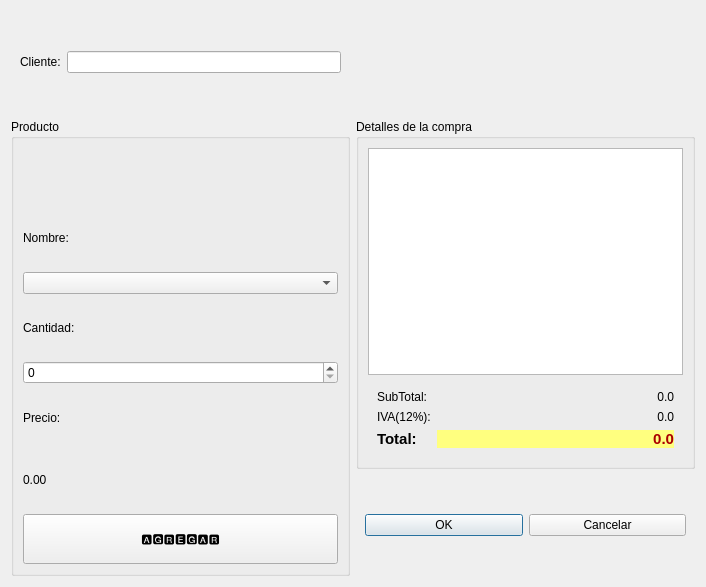
<?xml version="1.0" encoding="UTF-8"?>
<ui version="4.0">
 <class>snacks</class>
 <widget class="QDialog" name="snacks">
  <property name="geometry">
   <rect>
    <x>0</x>
    <y>0</y>
    <width>706</width>
    <height>587</height>
   </rect>
  </property>
  <property name="windowTitle">
   <string>Dialog</string>
  </property>
  <layout class="QGridLayout" name="gridLayout_2">
   <item row="2" column="1">
    <widget class="QWidget" name="widget_3" native="true">
     <layout class="QHBoxLayout" name="horizontalLayout_2">
      <item>
       <widget class="QPushButton" name="btnOk">
        <property name="text">
         <string>OK</string>
        </property>
       </widget>
      </item>
      <item>
       <widget class="QPushButton" name="btnCancelar">
        <property name="text">
         <string>Cancelar</string>
        </property>
       </widget>
      </item>
     </layout>
    </widget>
   </item>
   <item row="1" column="1">
    <widget class="QGroupBox" name="groupBox_3">
     <property name="maximumSize">
      <size>
       <width>16777215</width>
       <height>350</height>
      </size>
     </property>
     <property name="title">
      <string>Detalles de la compra</string>
     </property>
     <layout class="QGridLayout" name="gridLayout_3">
      <item row="0" column="0">
       <widget class="QTableWidget" name="outDetalle">
        <property name="maximumSize">
         <size>
          <width>16777215</width>
          <height>16777215</height>
         </size>
        </property>
       </widget>
      </item>
      <item row="1" column="0">
       <widget class="QWidget" name="widget_4" native="true">
        <layout class="QFormLayout" name="formLayout_3">
         <item row="0" column="0">
          <widget class="QLabel" name="label_10">
           <property name="text">
            <string>SubTotal:</string>
           </property>
          </widget>
         </item>
         <item row="0" column="1">
          <widget class="QLabel" name="outSubtotal">
           <property name="minimumSize">
            <size>
             <width>100</width>
             <height>0</height>
            </size>
           </property>
           <property name="text">
            <string>0.0</string>
           </property>
           <property name="alignment">
            <set>Qt::AlignRight|Qt::AlignTrailing|Qt::AlignVCenter</set>
           </property>
          </widget>
         </item>
         <item row="1" column="0">
          <widget class="QLabel" name="label_11">
           <property name="text">
            <string>IVA(12%):</string>
           </property>
          </widget>
         </item>
         <item row="1" column="1">
          <widget class="QLabel" name="outIva">
           <property name="minimumSize">
            <size>
             <width>100</width>
             <height>0</height>
            </size>
           </property>
           <property name="text">
            <string>0.0</string>
           </property>
           <property name="alignment">
            <set>Qt::AlignRight|Qt::AlignTrailing|Qt::AlignVCenter</set>
           </property>
          </widget>
         </item>
         <item row="2" column="0">
          <widget class="QLabel" name="label_12">
           <property name="font">
            <font>
             <pointsize>11</pointsize>
             <bold>true</bold>
            </font>
           </property>
           <property name="text">
            <string>Total:</string>
           </property>
          </widget>
         </item>
         <item row="2" column="1">
          <widget class="QLabel" name="outTotal">
           <property name="minimumSize">
            <size>
             <width>100</width>
             <height>0</height>
            </size>
           </property>
           <property name="font">
            <font>
             <pointsize>11</pointsize>
             <bold>true</bold>
            </font>
           </property>
           <property name="styleSheet">
            <string notr="true">background-color: rgb(255, 255, 127);
color: rgb(170, 0, 0);</string>
           </property>
           <property name="text">
            <string>0.0</string>
           </property>
           <property name="alignment">
            <set>Qt::AlignRight|Qt::AlignTrailing|Qt::AlignVCenter</set>
           </property>
          </widget>
         </item>
        </layout>
       </widget>
      </item>
     </layout>
    </widget>
   </item>
   <item row="1" column="0" rowspan="2">
    <widget class="QGroupBox" name="groupBox_2">
     <property name="title">
      <string>Producto</string>
     </property>
     <layout class="QGridLayout" name="gridLayout">
      <item row="5" column="0">
       <widget class="QLabel" name="label_8">
        <property name="text">
         <string>Precio:</string>
        </property>
       </widget>
      </item>
      <item row="0" column="0">
       <widget class="QLabel" name="outImagen">
        <property name="enabled">
         <bool>false</bool>
        </property>
        <property name="text">
         <string/>
        </property>
       </widget>
      </item>
      <item row="1" column="0">
       <widget class="QLabel" name="label_6">
        <property name="text">
         <string>Nombre:</string>
        </property>
       </widget>
      </item>
      <item row="6" column="0">
       <widget class="QLabel" name="outPrecio">
        <property name="text">
         <string>0.00</string>
        </property>
       </widget>
      </item>
      <item row="2" column="0">
       <widget class="QComboBox" name="inProducto"/>
      </item>
      <item row="7" column="0">
       <widget class="QPushButton" name="btnAgregar">
        <property name="minimumSize">
         <size>
          <width>0</width>
          <height>50</height>
         </size>
        </property>
        <property name="maximumSize">
         <size>
          <width>16777215</width>
          <height>16777215</height>
         </size>
        </property>
        <property name="text">
         <string>🅰🅶🆁🅴🅶🅰🆁</string>
        </property>
        <property name="icon">
         <iconset>
          <normaloff>:/Recursos/carrito-de-compras.png</normaloff>:/Recursos/carrito-de-compras.png</iconset>
        </property>
       </widget>
      </item>
      <item row="4" column="0">
       <widget class="QSpinBox" name="inCantidad"/>
      </item>
      <item row="3" column="0">
       <widget class="QLabel" name="label_7">
        <property name="text">
         <string>Cantidad:</string>
        </property>
       </widget>
      </item>
     </layout>
    </widget>
   </item>
   <item row="0" column="0">
    <widget class="QWidget" name="widget" native="true">
     <layout class="QHBoxLayout" name="horizontalLayout">
      <item>
       <widget class="QLabel" name="label">
        <property name="text">
         <string>Cliente:</string>
        </property>
       </widget>
      </item>
      <item>
       <widget class="QLineEdit" name="inCliente"/>
      </item>
     </layout>
    </widget>
   </item>
  </layout>
 </widget>
 <resources/>
 <connections/>
</ui>
